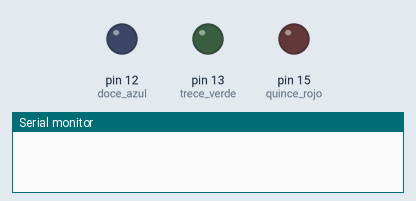
Recording of a sketch running on a simulated Arduino Uno, built with avr-gcc and run on an emulated ATmega328P. Parts: output pins drawn as LEDs (lit = HIGH), the last lines printed to the serial monitor. Random numbers use the default seed unless the sketch sets one.

Above: at 0.1 s.
At 9.1 s:
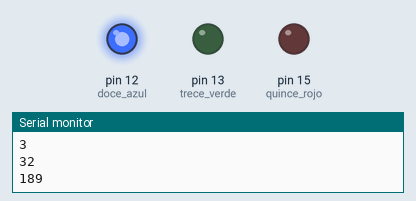
At 15.1 s:
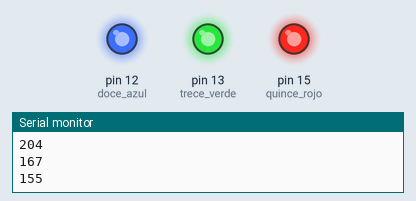
At 25.1 s:
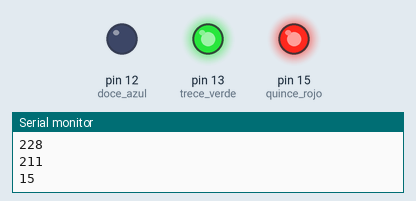
At 28.1 s:
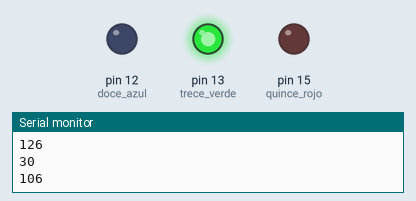
At 38.1 s:
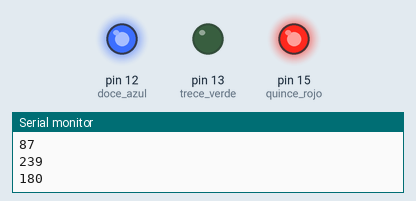
Timing chart, 0 to 40.0 s (numbered marks = the images above):
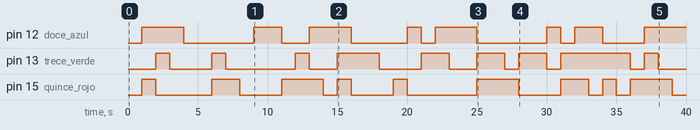

The sketch:

09_ledmulticolor.ino
```cpp
#define doce_azul 12
#define trece_verde 13
#define quince_rojo 15

  int azul = 0;
  int rojo = 0;
  int verde = 0;


void setup() {

  Serial.begin(115200);
  delay(1000);

  pinMode(doce_azul, OUTPUT);
  pinMode(trece_verde, OUTPUT);
  pinMode(quince_rojo, OUTPUT);

  for(;;){
      rojo = random(0,255);
      verde = random(0,255);
      azul = random(0,255);

      analogWrite(doce_azul, azul);
      analogWrite(trece_verde, verde);
      analogWrite(quince_rojo, rojo);

      Serial.println(azul);

      delay(1000);
  }
}

void loop() {
}
```

Measured:
- by itself, pin 12 (doce_azul): LOW → HIGH at 1.0 s, → LOW 3.0 s later, → HIGH 5.0 s later, → LOW 2.0 s later, … (15 changes in this stretch)
- by itself, pin 13 (trece_verde): LOW → HIGH at 2.0 s, → LOW 1.0 s later, → HIGH 3.0 s later, → LOW 1.0 s later, … (18 changes in this stretch)
- by itself, pin 15 (quince_rojo): LOW → HIGH at 1.0 s, → LOW 1.0 s later, → HIGH 4.0 s later, → LOW 2.0 s later, … (18 changes in this stretch)
